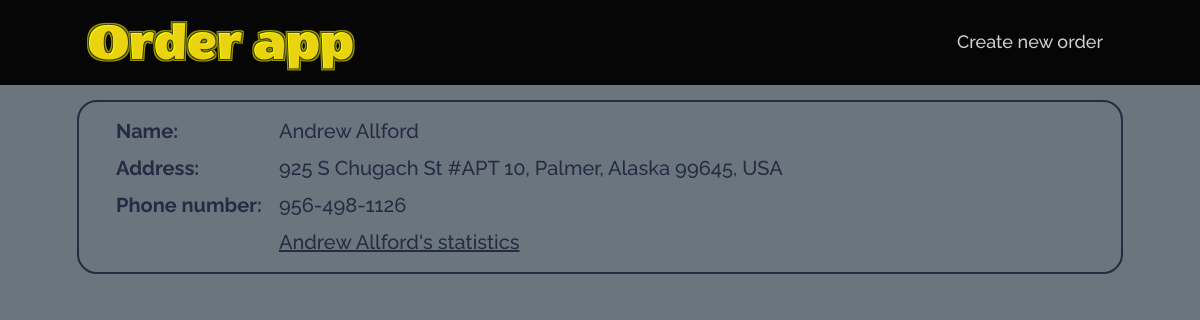
The page /client.php?id=3 on the database its author committed.
### tables this page shows
CREATE TABLE `user` (
  `id` int NOT NULL AUTO_INCREMENT,
  `name` text,
  `address` text,
  `phone` text,
  `client` tinyint(1) DEFAULT NULL,
  PRIMARY KEY (`id`)
);

### functions.php (called while the page is built, shortened)
<?php
require_once('connect.php');
function fetch_client($id){
  global $db;
  $query = "select * from user where id = '$id'";
  $res = mysqli_query($db, $query);
  return mysqli_fetch_assoc($res);
}

### client.php (the view)
<?php require 'inc/header.php'?>
<?php $client = fetch_client($_GET['id']); ?>
<?php if(!empty($client)): ?>
  <div class='card'>
    <div class='card__body'>
      <div class='card__content'>
        <table>
          <tr>
            <th>Name:</th>
            <td>
              <?= $client['name'] ?>
            </td>
          </tr>
          <tr>
            <th>Address:</th>
            <td>
              <?= $client['address'] ?>
            </td>
          </tr>
          <tr>
            <th>Phone number:</th>
            <td>
              <?= $client['phone'] ?>
            </td>
          </tr>
          <tr class='table-last-row'>
            <th></th>
            <td>
              <a href="index.php?id=<?= $client['id'] ?>"
                 class="card__link">
                <?= $client['name'] ?>'s statistics
              </a>
            </td>
          </tr>
        </table>
      </div>
    </div>
  </div>
<?php endif; ?>
<?php require 'inc/footer.php'?>

### css/styles.css (style rules this page uses)
a { text-decoration: none; }
html, body { height: 100%; line-height: 1; font-size: 18px; font-weight: 500; color: #252B42; background: #6B757D; font-family: 'Raleway', sans-serif; }
.card { border: 2px solid #252B42; border-radius: 20px; }
.card__link { color: inherit; text-decoration: underline; }
.card__body { padding: 15px; }
.card__content { display: flex; margin: 0 0 0 20px; }
th, td { text-align: left; vertical-align: top; font-size: 20px; padding: 0 0 10px 0; line-height: 125%; }
th { font-weight: 700; }
td { padding: 0 0 10px 15px; font-size: 20px; }
.table-last-row > * { padding-bottom: 0; }

### rows shown on the page
user: name "Andrew Allford", address "925 S Chugach St #APT 10, Palmer, Alaska 99645, USA", phone "956-498-1126"
